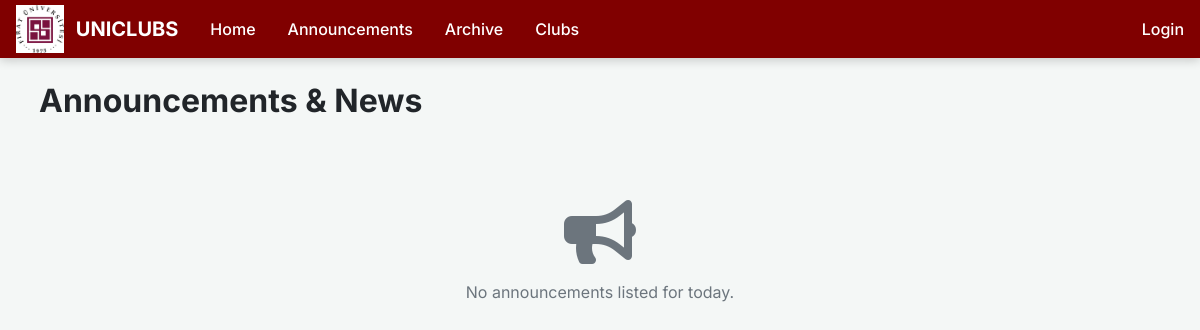
Page /announcements/ on the earlier database version.
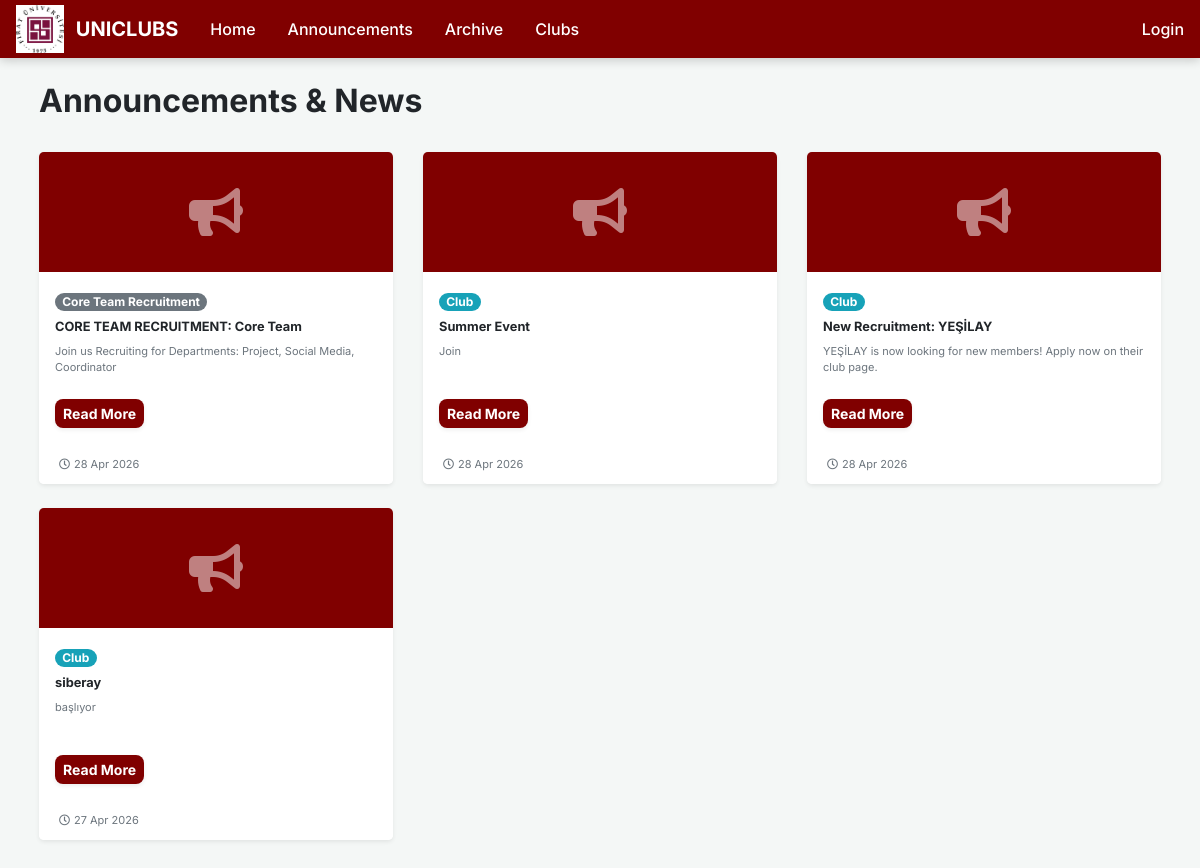
Same page on the later database version.
### app/models.py (models this page shows, shortened)
class Announcement(models.Model): # General or targeted broadcast messages for users | Kullanıcılar için genel veya hedefli duyuru mesajları
    TYPE_CHOICES = [
        ('school', 'School'),
        ('club', 'Club'),
        ('general', 'General'),
        ('core_team', 'Core Team Recruitment'),
    ]
    title = models.CharField(max_length=200)
    content = models.TextField()
    announcement_type = models.CharField(max_length=20, choices=TYPE_CHOICES, default='general')
    club = models.ForeignKey(Club, on_delete=models.SET_NULL, null=True, blank=True, related_name='announcements')
    is_core_team = models.BooleanField(default=False)
    is_published = models.BooleanField(default=True)
    published_at = models.DateTimeField(default=timezone.now)
    class Meta:
        ordering = ['-published_at']

### app/views.py (the view)
# urls.py: path('announcements/', views.announcements, name='announcements'),
def announcements(request):
    from datetime import timedelta
    fresh_limit = timezone.now() - timedelta(days=30)
    ann_list = Announcement.objects.filter(is_published=True, published_at__gte=fresh_limit).order_by('-published_at')
    return render(request, 'app/announcements.html', {'announcements': ann_list})

### app/templates/app/announcements.html (shortened to what this page needs)
{% extends "app/layout.html" %}
{% block content %}
<div class="container-fluid px-4">
    <div class="d-flex justify-content-between align-items-center mb-4">
        <h2 class="font-weight-bold">Announcements & News</h2>
    </div>
    <div class="row">
        <div class="{% if user.username == 'UNICLUBSADMIN' %}col-md-9{% else %}col-md-12{% endif %}">
            <div class="row">
                {% for ann in announcements %}
                <div class="col-xl-4 col-lg-4 col-md-6 mb-4">
                    <div class="card border-0 shadow-sm h-100 rounded-lg overflow-hidden card-hover">
                        <div class="bg-maroon d-flex align-items-center justify-content-center" style="height:120px;">
                            <i class="fas fa-bullhorn fa-3x text-white" style="opacity:0.5;"></i>
                        </div>
                        <div class="card-body p-3">
                            <span class="badge badge-pill mb-2 {% if ann.announcement_type == 'school' %}badge-danger{% elif ann.announcement_type == 'club' %}badge-info{% else %}badge-secondary{% endif %}">
                                {{ ann.get_announcement_type_display }}
                            </span>
                            <h6 class="font-weight-bold mb-2 small">{{ ann.title }}</h6>
                            <p class="extra-small text-muted mb-3" style="height:40px; overflow:hidden;">{{ ann.content|truncatewords:15 }}</p>
                            <div class="d-flex justify-content-between align-items-center">
                                <a href="{% url 'announcement_detail' ann.pk %}" class="btn btn-maroon btn-sm py-1 font-weight-bold shadow-sm">Read More</a>
                            </div>
                        </div>
                        <div class="card-footer bg-white border-0 extra-small text-muted">
                            <i class="far fa-clock mr-1"></i>{{ ann.published_at|date:"d M Y" }}
                        </div>
                    </div>
                </div>
                {% empty %}
                <div class="col-12 text-center py-5">
                    <i class="fas fa-bullhorn fa-4x text-muted mb-3"></i>
                    <p class="text-muted">No announcements listed for today.</p>
                </div>
                {% endfor %}
            </div>
        </div>
    </div>
</div>
{% endblock %}

Differences in the rows shown:
added Announcement: announcement_type "Core Team Recruitment", title "CORE TEAM RECRUITMENT: Core Team", content "Join us Recruiting for Departments: Project, Social Media, Coordinator", published_at "28 Apr 2026"
added Announcement: announcement_type "Club", title "Summer Event", content "Join", published_at "28 Apr 2026"
added Announcement: announcement_type "Club", title "New Recruitment: YEŞİLAY", content "YEŞİLAY is now looking for new members! Apply now on their club page.", published_at "28 Apr 2026"
added Announcement: announcement_type "Club", title "siberay", content "başlıyor", published_at "27 Apr 2026"
Other differences:
text no longer shown: "No announcements listed for today."
